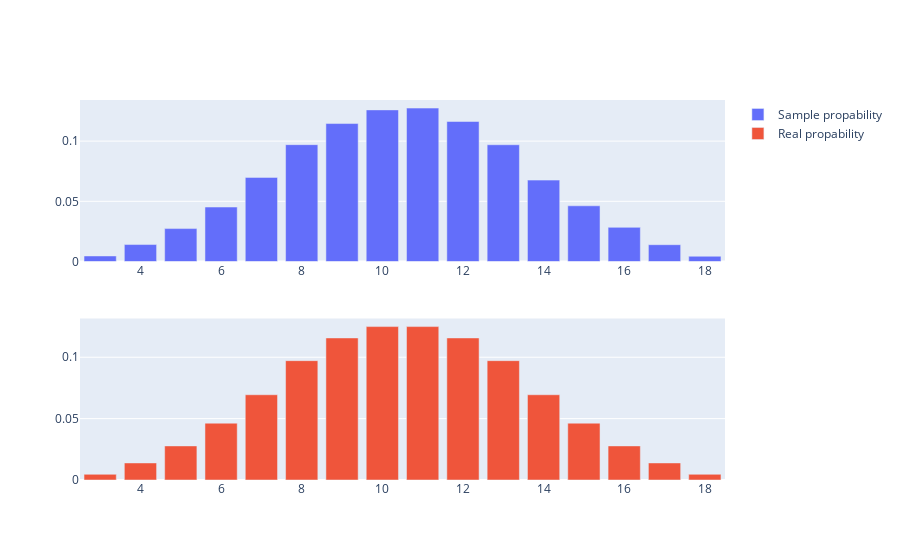

Notebook source saved alongside this figure:
### Code cell
frequencies, x_values = die_roll(3,10**5)
prob, x = die_propability(3)
fig = make_subplots(rows=2, cols=1)

fig.add_trace(
    go.Bar(x=x_values, y=np.array(frequencies)/10**5,
     name='Sample propability'),
    row=1, col=1
)
fig.add_trace(
    go.Bar(x=x, y=prob, name='Real propability'),
    row=2, col=1
)
fig.show()

### Figure 1 — Plotly figure (JSON) as saved in the notebook; plotly's stock layout.template omitted (floating-point values rounded to 4 significant figures)
{"data": [{"name": "Sample propability", "type": "bar", "x": [3, 4, 5, 6, 7, 8, 9, 10, 11, 12, 13, 14, 15, 16, 17, 18], "xaxis": "x", "y": [0.0046, 0.01407, 0.02734, 0.04524, 0.06988, 0.09705, 0.1146, 0.1259, 0.1275, 0.1163, 0.09699, 0.0676, 0.04626, 0.02837, 0.01396, 0.00435], "yaxis": "y"}, {"name": "Real propability", "type": "bar", "x": [3, 4, 5, 6, 7, 8, 9, 10, 11, 12, 13, 14, 15, 16, 17, 18], "xaxis": "x2", "y": [0.00463, 0.01389, 0.02778, 0.0463, 0.06944, 0.09722, 0.1157, 0.125, 0.125, 0.1157, 0.09722, 0.06944, 0.0463, 0.02778, 0.01389, 0.00463], "yaxis": "y2"}], "layout": {"xaxis": {"anchor": "y", "domain": [0, 1]}, "xaxis2": {"anchor": "y2", "domain": [0, 1]}, "yaxis": {"anchor": "x", "domain": [0.575, 1]}, "yaxis2": {"anchor": "x2", "domain": [0, 0.425]}}}
